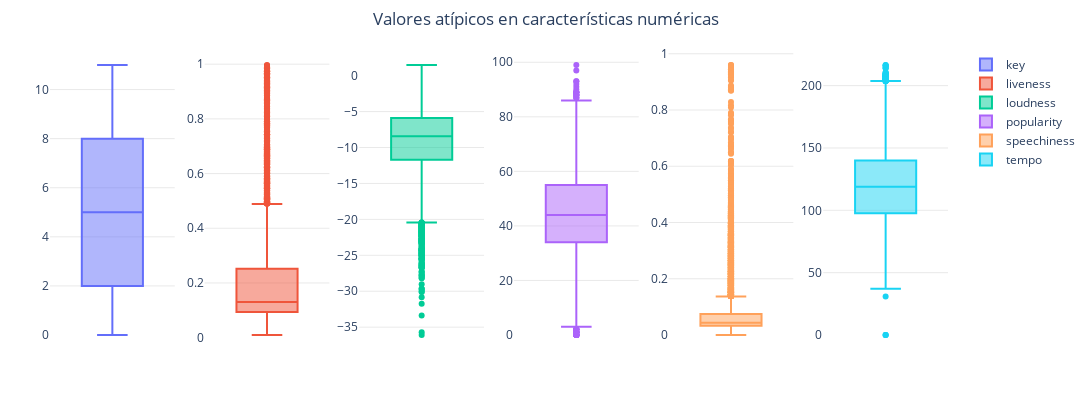

Notebook source saved alongside this figure:
### Code cell
# Detección de valores atípicos
num_cols = [
    'key', 'liveness', 'loudness',
    'popularity', 'speechiness', 'tempo'
]

colors = px.colors.qualitative.Plotly

rows, cols = 1, 6
fig = make_subplots(rows=rows, cols=cols)

for i, col in enumerate(num_cols):
    r = (i // cols) + 1
    c = (i % cols) + 1
    fig.add_trace(
        go.Box(
            y=df[col],
            marker_color=colors[i % len(colors)],
            showlegend=True,
            name=col
        ),
        row=r, col=c
    )

fig.update_layout(title='Valores atípicos en características numéricas')
fig = boxplot_style(fig, n_cols=cols, width=1100)
fig.show()

### Figure 1 — Plotly figure (JSON) as saved in the notebook; plotly's stock layout.template omitted (floating-point values rounded to 4 significant figures; data arrays with more than 128 entries replaced by an {"elided": "..."} marker saying what was removed)
{"data": [{"marker": {"color": "#636EFA"}, "name": "key", "showlegend": true, "type": "box", "xaxis": "x", "y": {"elided": "20231 int values"}, "yaxis": "y"}, {"marker": {"color": "#EF553B"}, "name": "liveness", "showlegend": true, "type": "box", "xaxis": "x2", "y": {"elided": "20231 float values"}, "yaxis": "y2"}, {"marker": {"color": "#00CC96"}, "name": "loudness", "showlegend": true, "type": "box", "xaxis": "x3", "y": {"elided": "20231 float values"}, "yaxis": "y3"}, {"marker": {"color": "#AB63FA"}, "name": "popularity", "showlegend": true, "type": "box", "xaxis": "x4", "y": {"elided": "20231 int values"}, "yaxis": "y4"}, {"marker": {"color": "#FFA15A"}, "name": "speechiness", "showlegend": true, "type": "box", "xaxis": "x5", "y": {"elided": "20231 float values"}, "yaxis": "y5"}, {"marker": {"color": "#19D3F3"}, "name": "tempo", "showlegend": true, "type": "box", "xaxis": "x6", "y": {"elided": "20231 float values"}, "yaxis": "y6"}], "layout": {"height": 400, "margin": {"b": 50, "l": 50, "r": 50, "t": 50}, "paper_bgcolor": "rgba(0,0,0,0)", "plot_bgcolor": "rgba(0,0,0,0)", "title": {"text": "Valores atípicos en características numéricas", "x": 0.5}, "width": 1100, "xaxis": {"anchor": "y", "domain": [0, 0.1389], "showticklabels": false}, "xaxis2": {"anchor": "y2", "domain": [0.1722, 0.3111], "showticklabels": false}, "xaxis3": {"anchor": "y3", "domain": [0.3444, 0.4833], "showticklabels": false}, "xaxis4": {"anchor": "y4", "domain": [0.5167, 0.6556], "showticklabels": false}, "xaxis5": {"anchor": "y5", "domain": [0.6889, 0.8278], "showticklabels": false}, "xaxis6": {"anchor": "y6", "domain": [0.8611, 1], "showticklabels": false}, "yaxis": {"anchor": "x", "domain": [0, 1], "gridcolor": "lightgrey", "gridwidth": 0.5, "showgrid": true, "showticklabels": true}, "yaxis2": {"anchor": "x2", "domain": [0, 1], "gridcolor": "lightgrey", "gridwidth": 0.5, "showgrid": true, "showticklabels": true}, "yaxis3": {"anchor": "x3", "domain": [0, 1], "gridcolor": "lightgrey", "gridwidth": 0.5, "showgrid": true, "showticklabels": true}, "yaxis4": {"anchor": "x4", "domain": [0, 1], "gridcolor": "lightgrey", "gridwidth": 0.5, "showgrid": true, "showticklabels": true}, "yaxis5": {"anchor": "x5", "domain": [0, 1], "gridcolor": "lightgrey", "gridwidth": 0.5, "showgrid": true, "showticklabels": true}, "yaxis6": {"anchor": "x6", "domain": [0, 1], "gridcolor": "lightgrey", "gridwidth": 0.5, "showgrid": true, "showticklabels": true}}}
